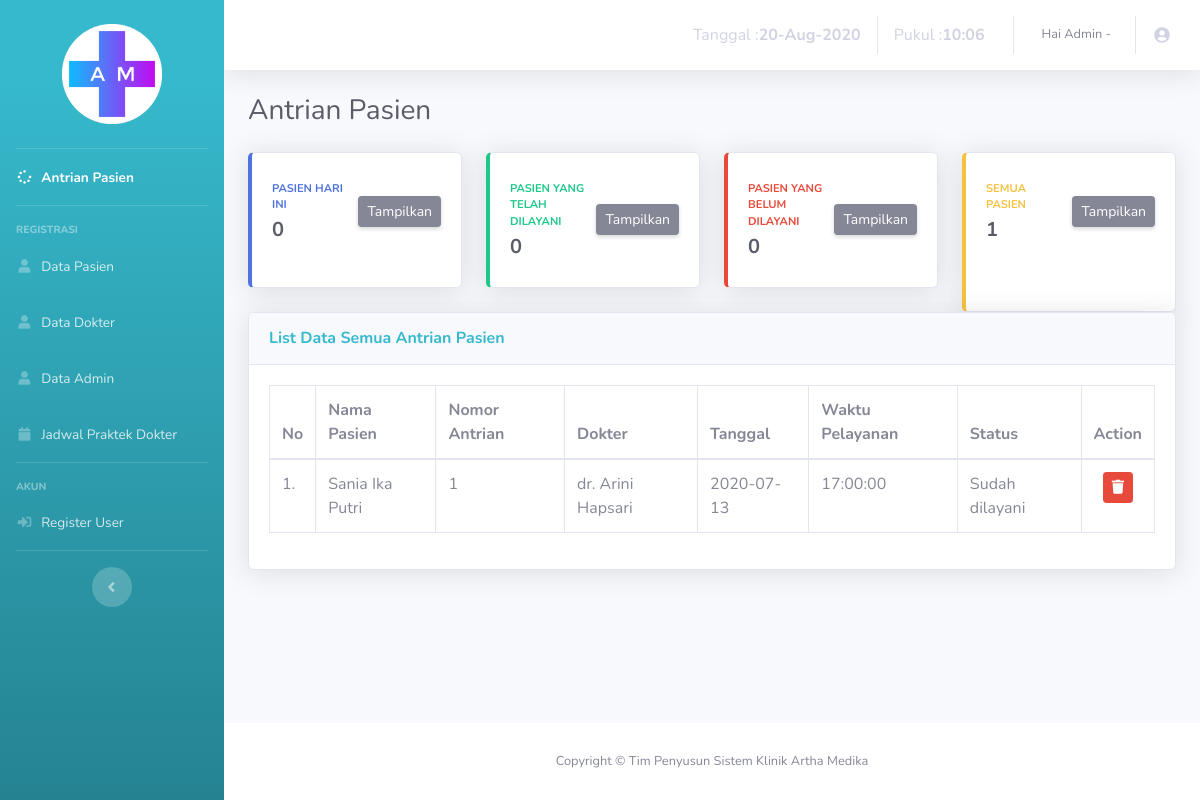
The app's page /admin/antrian-all.php, older data.
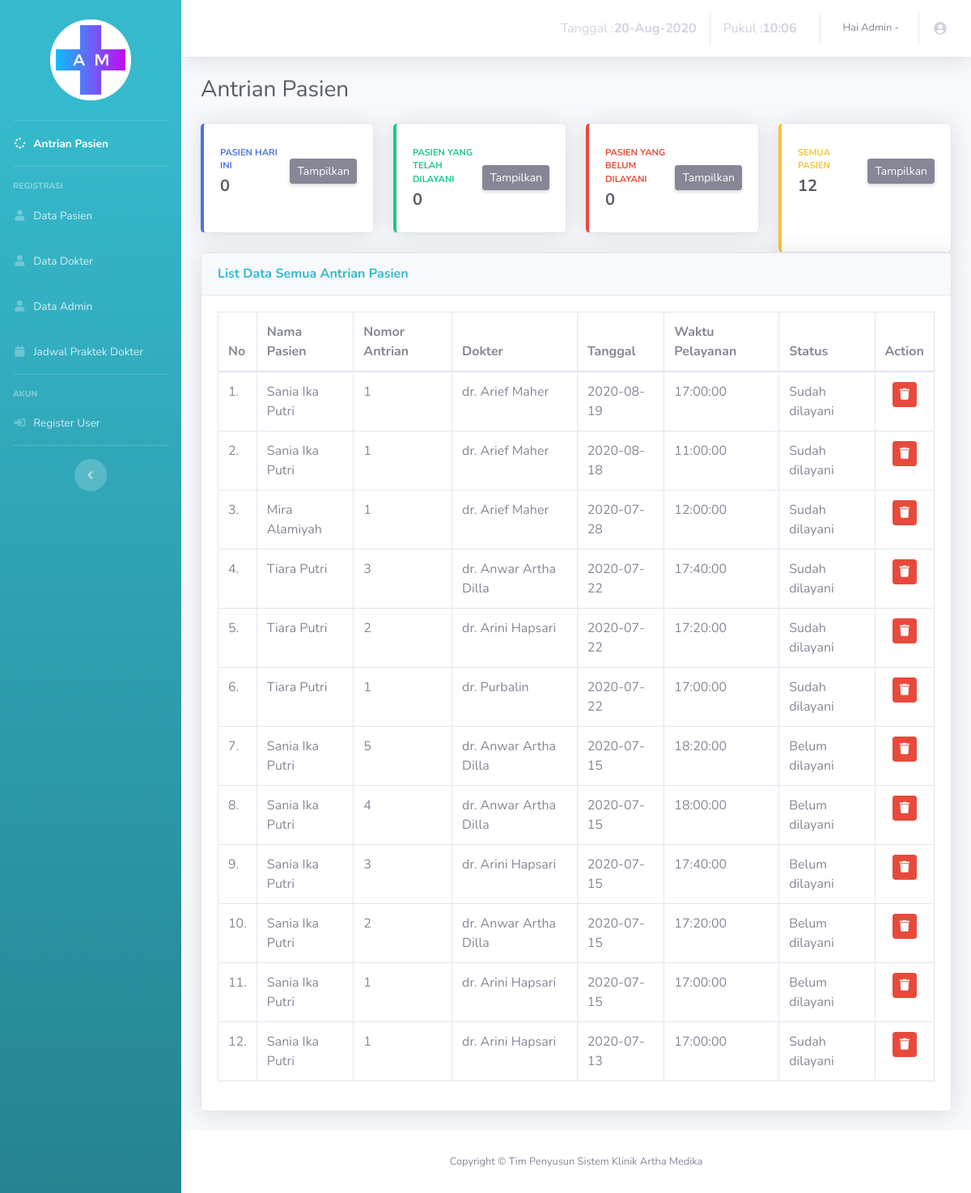
The same page, newer data.
### tables this page shows
CREATE TABLE IF NOT EXISTS `antrian` (
`id_antrian` int(5) NOT NULL,
  `id_pasien` int(5) NOT NULL,
  `id_dokter` int(1) NOT NULL,
  `nomor` int(2) NOT NULL,
  `tgl` date NOT NULL,
  `pukul` time NOT NULL,
  `status` varchar(15) NOT NULL
);

CREATE TABLE IF NOT EXISTS `pasien` (
`id_pasien` int(5) NOT NULL,
  `nama` varchar(30) NOT NULL,
  `tgl_lahir` date NOT NULL,
  `jk` varchar(10) NOT NULL,
  `alamat` varchar(50) NOT NULL,
  `pekerjaan` varchar(20) NOT NULL,
  `tlp` varchar(14) NOT NULL
);

CREATE TABLE IF NOT EXISTS `dokter` (
`id_dokter` int(1) NOT NULL,
  `nama` varchar(30) NOT NULL,
  `tgl_lahir` date NOT NULL,
  `jk` varchar(10) NOT NULL,
  `alamat` varchar(50) NOT NULL,
  `tlp` varchar(14) NOT NULL,
  `spesialis` varchar(17) NOT NULL
);

### admin/antrian-all.php (the view, shortened to what the changed rows need)
<!DOCTYPE html>
<html lang="en">
<head>
  <link href="vendor/fontawesome-free/css/all.min.css" rel="stylesheet" type="text/css">
  <link href="css/sb-admin-2.min.css" rel="stylesheet">
  <link href="vendor/datatables/dataTables.bootstrap4.min.css" rel="stylesheet">
</head>
<body id="page-top">
  <div id="wrapper">
                <div id="content-wrapper" class="d-flex flex-column">
                  <div id="content">
                  <div class="container-fluid">
                    <div class="d-sm-flex align-items-center justify-content-between mb-4">
                      <h1 class="h3 mb-0 text-gray-800">Antrian Pasien</h1>
                    </div>
                    <div class="row">
                      <div class="col-xl-3 col-md-6 mb-6">
                        <div class="card border-left-warning shadow h-100 py-2">
                          <div class="card-body">
                            <div class="row no-gutters align-items-center">
                              <div class="col mr-2">
                                <div class="text-xs font-weight-bold text-warning text-uppercase mb-1">Semua Pasien</div>
                                <div class="h5 mb-0 font-weight-bold text-gray-800">
                                  <?php
                                  include '../process/conSQL.php';
                                  $query = "SELECT COUNT(*) AS id_antrian FROM antrian";
                                  $result = mysqli_query($con, $query);
                                  $data = mysqli_fetch_assoc($result);
                                  echo $data['id_antrian'];
                                  ?></div>
                                </div>
                              </div>
                            </div>
                          </div>
                        </div>
                      </div>
                      <div class="card shadow mb-4">
                        <div class="card-body">
                          <div class="table-responsive">
                            <table class="table table-bordered" id="dataTable" width="100%" cellspacing="0">
                              <thead>
                                <tr>
                                  <th>No</th>
                                  <th>Nama Pasien</th>
                                  <th>Nomor Antrian</th>
                                  <th>Dokter</th>
                                  <th>Tanggal</th>
                                  <th>Waktu Pelayanan</th>
                                  <th>Status</th>
                                  <th>Action</th>
                                </tr>
                              </thead>
                              <tbody>
                                <?php
                                include '../process/conSQL.php';
                                $no = 1;
                                $query = "SELECT * FROM antrian ORDER BY tgl desc";
                                $res = mysqli_query($con, $query);
                                if(mysqli_num_rows($res) == 0){
                                  echo '<tr><td colspan="10">Tidak ada data!</td></tr>';
                                }else{
                                 while($data = mysqli_fetch_assoc($res)){
                                  echo "<tr>";
                                  echo "<td>".$no++.".</td>";
                                  $nama_pasien = $data['id_pasien'];
                                  $nm = "SELECT nama FROM pasien WHERE id_pasien = $nama_pasien  ";
                                  $result = mysqli_query($con, $nm);
                                  $dataNm = mysqli_fetch_assoc($result);
                                  echo "<td>".$dataNm['nama']."</td>";
                                  echo "<td>".$data['nomor']."</td>";
                                  $nama_dokter = $data['id_dokter'];
                                  $dok = "SELECT nama FROM dokter WHERE id_dokter = $nama_dokter";
                                  $result = mysqli_query($con, $dok);
                                  $dataD = mysqli_fetch_assoc($result);
                                  echo "<td>".$dataD['nama']."</td>";
                                  echo "<td>".$data['tgl']."</td>";
                                  echo "<td>".$data['pukul']."</td>";
                                  echo "<td>".$data['status']."</td>";
                                  echo "<td class='td-actions text-center'>";
                                  echo "<a class='btn btn-danger btn-sm' rel='tooltip' href='hapus-antrian.php?id_antrian=".$data["id_antrian"]."'><i class='fas fa-trash'></i></a>";
                                  echo "</td>";
                                  echo '</tr>';
                                }
                              }
                              ?>
                            </tbody>
                          </table>
                        </div>
                      </div>
                    </div>
                  </div>
                </div>
              </div>
            </div>
          </body>
          </html>

Row changes from the older to the newer data that the page shows:
added antrian: id_pasien.nama "Sania Ika Putri", nomor "1", id_dokter.nama "dr. Arief Maher", tgl "2020-08-19", pukul "17:00:00", status "Sudah dilayani"
added antrian: id_pasien.nama "Sania Ika Putri", nomor "1", id_dokter.nama "dr. Arief Maher", tgl "2020-08-18", pukul "11:00:00", status "Sudah dilayani"
added antrian: id_pasien.nama "Mira Alamiyah", nomor "1", id_dokter.nama "dr. Arief Maher", tgl "2020-07-28", pukul "12:00:00", status "Sudah dilayani"
added antrian: id_pasien.nama "Tiara Putri", nomor "3", id_dokter.nama "dr. Anwar Artha Dilla", tgl "2020-07-22", pukul "17:40:00", status "Sudah dilayani"
added antrian: id_pasien.nama "Tiara Putri", nomor "2", id_dokter.nama "dr. Arini Hapsari", tgl "2020-07-22", pukul "17:20:00", status "Sudah dilayani"
added antrian: id_pasien.nama "Tiara Putri", nomor "1", id_dokter.nama "dr. Purbalin", tgl "2020-07-22", pukul "17:00:00", status "Sudah dilayani"
added antrian: id_pasien.nama "Sania Ika Putri", nomor "5", id_dokter.nama "dr. Anwar Artha Dilla", tgl "2020-07-15", pukul "18:20:00", status "Belum dilayani"
added antrian: id_pasien.nama "Sania Ika Putri", nomor "4", id_dokter.nama "dr. Anwar Artha Dilla", tgl "2020-07-15", pukul "18:00:00", status "Belum dilayani"
added antrian: id_pasien.nama "Sania Ika Putri", nomor "3", id_dokter.nama "dr. Arini Hapsari", tgl "2020-07-15", pukul "17:40:00", status "Belum dilayani"
added antrian: id_pasien.nama "Sania Ika Putri", nomor "2", id_dokter.nama "dr. Anwar Artha Dilla", tgl "2020-07-15", pukul "17:20:00", status "Belum dilayani"
added antrian: id_pasien.nama "Sania Ika Putri", nomor "1", id_dokter.nama "dr. Arini Hapsari", tgl "2020-07-15", pukul "17:00:00", status "Belum dilayani"
Text that changed along with them:
$data['id_antrian']: "1" → "12"
